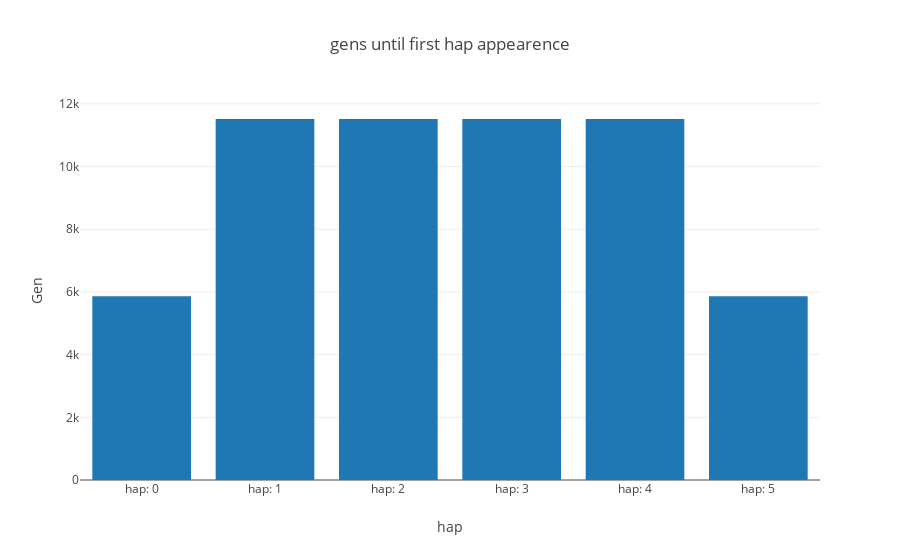

The code cell stored with this chart in its notebook:
### Code cell
from structure_tools.Coalesce_plots import plot_InfSites_gens

Anc_poss= root_lib[sink][-2]

hap_frame, fig_gens= plot_InfSites_gens(Anc_poss,point_up,root_lib,range_theta,Theta= Theta,height= 500,width= 900)

iplot(fig_gens)

### Figure 1 — Plotly figure (JSON) as saved in the notebook; plotly's stock layout.template omitted (floating-point values rounded to 4 significant figures)
{"data": [{"type": "bar", "uid": "d6d89f59-2c84-48a6-b18d-ac60fffd0d8b", "x": ["hap: 0", "hap: 1", "hap: 2", "hap: 3", "hap: 4", "hap: 5"], "y": [5860.0, 11520.0, 11520.0, 11520.0, 11520.0, 5860.0]}], "layout": {"barmode": "group", "title": {"text": "gens until first hap appearence"}, "xaxis": {"title": {"text": "hap"}}, "yaxis": {"title": {"text": "Gen"}}}}
